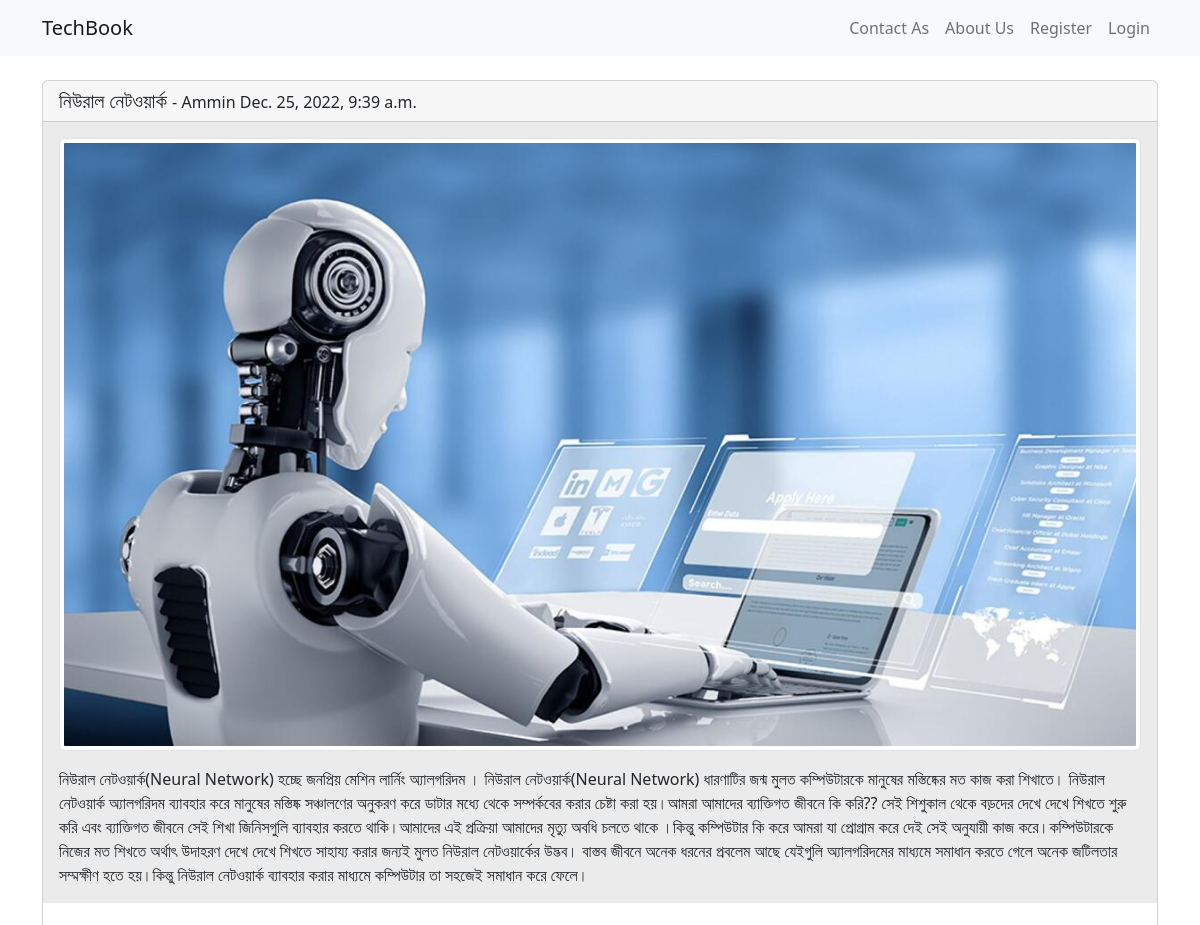
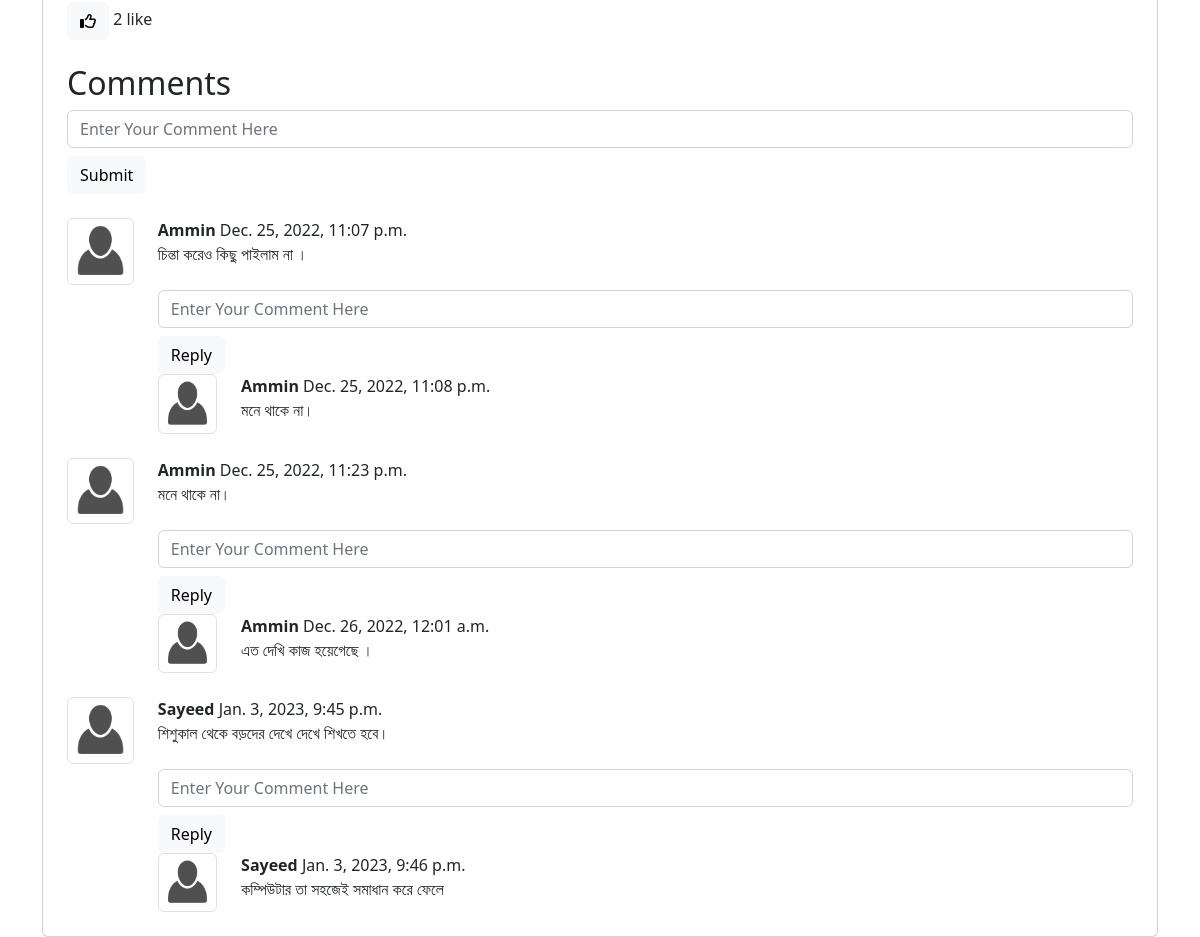
/datels/2, run on the app's committed database (2 pictures, top to bottom).
### App/models.py (models this page shows, shortened)
class Post(models.Model):
    title = models.CharField(max_length=150)
    titleTag = models.CharField(max_length=100)
    author = models.ForeignKey(User, on_delete=models.CASCADE)
    category = models.ForeignKey(Category, on_delete=models.CASCADE, null=True, blank=False)
    body = models.TextField()
    image = models.ImageField(blank=True, upload_to='post')
    created = models.DateTimeField(auto_now_add=True)
    modified = models.DateTimeField(auto_now=True)
    liked = models.ManyToManyField(User, related_name='blogPosts')
    def totalLikes(self):
        return self.liked.count()
    class Meta:
        ordering = ['-modified']

class PostComment(models.Model):
    user = models.ForeignKey(User, on_delete=models.CASCADE)
    post = models.ForeignKey(Post, on_delete=models.CASCADE)
    comment = models.TextField()
    parent = models.ForeignKey('self', on_delete=models.CASCADE, null=True)
    date= models.DateTimeField(default= now)

### App/views.py (the view)
# urls.py: path('datels/<int:pk>', views.DetailsView.as_view(), name='details'),
class DetailsView(DetailView):
    model = Post
    template_name = 'app/details.html'
    def get_context_data(self, *args, **kwargs):
        liked= False
        if self.object.liked.filter(id= self.request.user.id).exists():
            liked= True
        context = super().get_context_data(*args, **kwargs)
        post =context.get('object')
        comments = PostComment.objects.filter(post=post.id, parent=None)
        replies = PostComment.objects.filter(post=post.id).exclude(parent=None)
        comReply = {}
        for reply in replies:
            if reply.parent.id not in comReply.keys():
                comReply[reply.parent.id]=[reply]
            else:
                comReply[reply.parent.id].append(reply)
        context['post'] = context.get('object')
        context['comments'] = comments
        context['comReply'] = comReply
        context['liked'] = liked
        return context

### App/templatetags/tag.py (called while the page is built)
@register.filter(name='get_reply')
def get_reply(dict, key):
    return dict.get(key)

### Templates/app/details.html (shortened to what this page needs)
{% extends 'base.html' %}
{% load static %}
{% load tag %}
{% block content %}
    <div class="card mt-4">
        <h5 class="card-header">{{ post.title }} <small style="font-size: 16px">- {{ post.author }} {{ post.created }}</small></h5>
        <div class="card-body" style='background-color: #ebebeb'>
            {% if post.image %}
                 <img  src="{{ post.image.url }}" class="img-thumbnail">
            {% endif %}
            <p class="card-text mt-3">{{ post.body | safe }}</p>
        </div>
        <br>
        <form class="ms-md-4" action="{% url 'likePost' object.id %}" method="POST">
            {% if liked %}
                <button class="btn btn-light"><i class="far fa-thumbs-down"></i></button> {{ object.totalLikes }} like
            {% else %}
                <button class="btn btn-light"><i class='far fa-thumbs-up'></i></button> {{ object.totalLikes }} like
            {% endif %}
        </form>
        <br>
        <h2 class="ms-md-4">Comments</h2>
        <div class="ms-md-4 me-md-4">
            <form action="{% url 'postComment' %}" method="post">
                <div class="form-group">
                    <input type="text" name="comment" placeholder="Enter Your Comment Here" class="form-control">
                </div>
                <button class="btn btn-light mt-2" type="submit">Submit</button>
            </form>
        </div>
        <br>
        <div class="ms-md-4 me-md-4">
            {% for comment in comments %}
                <div class="row">
                    <div class="col-md-1">
                        <img class="img-thumbnail" src="{% static 'img/user.png' %}" alt="Img">
                    </div>
                    <div class="col-md-11">
                        <b>{{ comment.user.username }}</b> <span class="bedge bedge-secondary"> {{ comment.date}}</span>
                        <div>
                            {{ comment.comment }}
                        </div>
                        <br>
                        <div class="row">
                            <form action="{% url 'postComment' %}" method="post">
                                <div class="form-group">
                                    <input type="text" name="comment" placeholder="Enter Your Comment Here" class="form-control">
                                </div>
                                <button class="btn btn-light mt-2" type="submit">Reply</button>
                            </form>
                        </div>
                        {% for reply in  comReply|get_reply:comment.id %}
                            <div class="row">
                                <div class="col-md-1">
                                    <img class="img-thumbnail" src="{% static 'img/user.png' %}" alt="Img">
                                </div>
                                <div class="col-md-11">
                                    <b>{{ reply.user.username }}</b> <span class="bedge bedge-secondary"> {{ reply.date}}</span>
                                    <div>
                                        {{ reply.comment }}
                                    </div>
                                </div>
                            </div>
                        {% endfor %}
                    </div>
                </div>
                <br>
            {% endfor %}
        </div>
    </div>
{% endblock %}

### Templates/base.html (shortened to what this page needs)
<!doctype html>
{% load static %}
<html lang="en">
    <head>
        <link href="{% static 'css/bootstrap.min.css' %}" rel="stylesheet" >
        <link href="{% static 'css/style.css' %}" rel="stylesheet" >
        <link href="{% static 'fontawesomefree/css/all.min.css' %}" rel="stylesheet" type="text/css">
    </head>
    <body>
        {% include "app/navbar.html" %}
        <div class="container">
            {% block content %}
            {% endblock %}
        </div>
    </body>
</html>

### Templates/app/navbar.html (shortened to what this page needs)
<nav class="navbar navbar-expand-lg navbar-light bg-light">
    <div class="container">
        <a class="navbar-brand" href="{% url 'index' %}">TechBook</a>
        <div class="collapse navbar-collapse" id="navbarSupportedContent">
            <ul class="navbar-nav ms-auto">
                <li class="nav-item">
                    <a class="nav-link" href="{% url 'contact' %}">Contact As</a>
                </li>
                <li class="nav-item">
                    <a class="nav-link" href="{% url 'about' %}">About Us</a>
                </li>
                {% if user.is_authenticated %}
                    <li class="nav-item">
                        <a style="cursor: pointer;" class="nav-link"  href="{% url 'profile' user.id %}">
                            Welcome, {{ request.user.first_name }} <i class="fas fa-user circle"></i>
                        </a>
                    </li>
                    <li class="nav-item">
                        <a class="nav-link" href="{% url 'logout' %}">Logout</a>
                    </li>
                {% else %}
                    <li class="nav-item">
                        <a class="nav-link" href="{% url 'register' %}">Register</a>
                    </li>
                    <li class="nav-item">
                        <a class="nav-link" href="{% url 'login' %}">Login</a>
                    </li>
                {% endif %}
            </ul>
        </div>
    </div>
</nav>

### Static/css/style.css (style rules this page uses)
:root { --pink: #2a1a1e; --pink-light: #e5e0e1; }
* { margin: 0; padding: 0; }
.row { display: flex; flex-wrap: wrap; }
img { max-width: 100%; vertical-align: middle; }

### data on the page
Post: title "নিউরাল নেটওয়ার্ক", author "Ammin", created "Dec. 25, 2022, 9:39 a.m.", image (picture), body "নিউরাল নেটওয়ার্ক(Neural Network) হচ্ছে জনপ্রিয় মেশিন লার্নিং অ্যালগরিদম । নিউরাল নেটওয়ার্ক(Neural Network) ধারণাটির জন্ম মুলত কম্পিউটারকে মানুষের মস্তিষ্কের মত কাজ করা শিখাতে। নিউরাল নেটওয়ার্ক অ্যালগরিদম ব্যাবহার করে মানুষের মস্তিষ্ক সঞ্চালণের অনুকরণ করে ডাটার মধ্যে থেকে সম্পর্কবের করার চেষ্টা করা হয়।আমরা আমাদের ব্যাক্তিগত জীবনে কি করি?? সেই শিশুকাল থেকে বড়দের দেখে দেখে শিখতে শুরু করি এবং ব্যাক্তিগত জীবনে সেই শিখা জিনিসগুলি ব্যাবহার করতে থাকি।আমাদের এই প্রক্রিয়া আমাদের মৃত্যু অবধি চলতে থাকে ।কিন্তু কম্পিউটার কি করে আমরা যা প্রোগ্রাম করে দেই সেই অনুযায়ী কাজ করে।কম্পিউটারকে নিজের মত শিখতে অর্থাৎ উদাহরণ দেখে দেখে শিখতে সাহায্য করার জন্যই মুলত নিউরাল নেটওয়ার্কের উদ্ভব। বাস্তব জীবনে অনেক ধরনের…", totalLikes "2"
PostComment: user.username "Ammin", date "Dec. 25, 2022, 11:07 p.m.", comment "চিন্তা করেও কিছু পাইলাম না ।"
PostComment: user.username "Ammin", date "Dec. 25, 2022, 11:08 p.m.", comment "মনে থাকে না।"
PostComment: user.username "Ammin", date "Dec. 25, 2022, 11:23 p.m.", comment "মনে থাকে না।"
PostComment: user.username "Ammin", date "Dec. 26, 2022, 12:01 a.m.", comment "এত দেখি কাজ হয়েগেছে ।"
PostComment: user.username "Sayeed", date "Jan. 3, 2023, 9:45 p.m.", comment "শিশুকাল থেকে বড়দের দেখে দেখে শিখতে হবে।"
PostComment: user.username "Sayeed", date "Jan. 3, 2023, 9:46 p.m.", comment "কম্পিউটার তা সহজেই সমাধান করে ফেলে"
